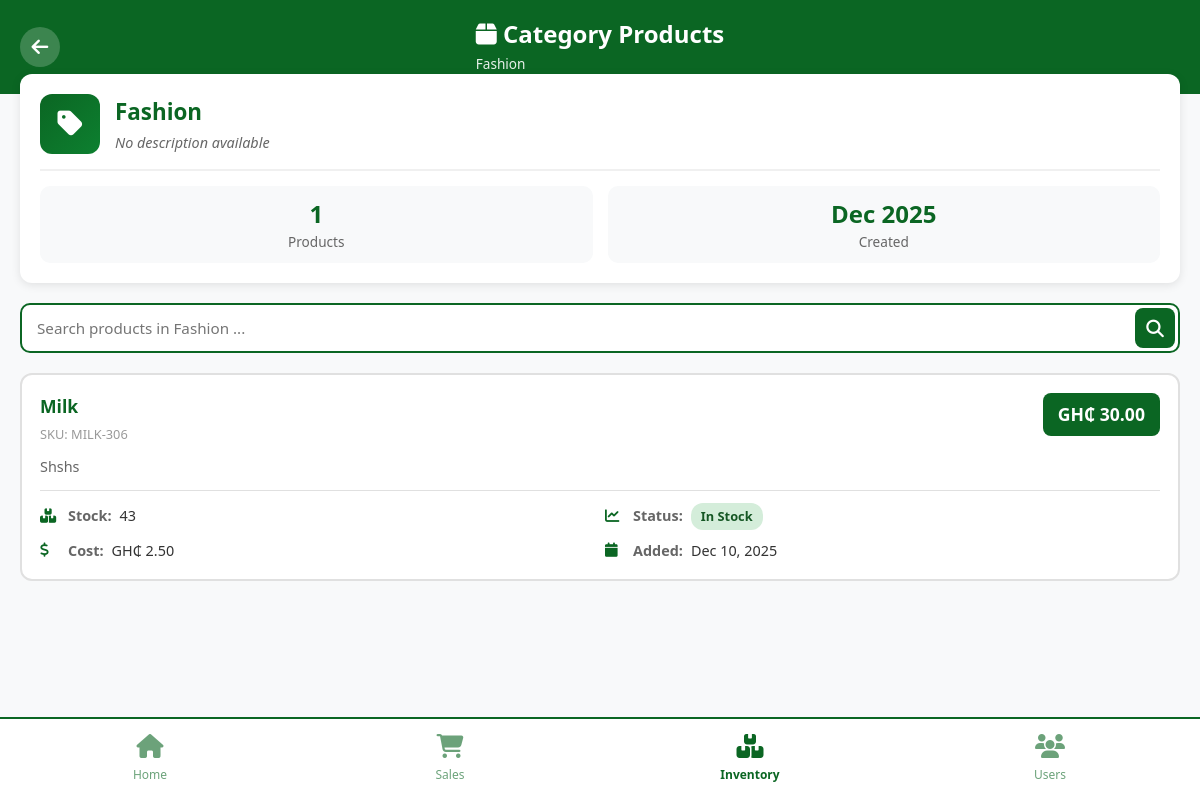
Page /categories/1/products/ on the committed database.
### user/models.py (models this page shows, shortened)
class Category(models.Model):
    name = models.CharField(max_length=100)
    description = models.TextField(blank=True)
    created_at = models.DateTimeField(auto_now_add=True)
    class Meta:
        db_table = 'category'
        verbose_name_plural = 'Categories'

class Product(models.Model):
    name = models.CharField(max_length=200)
    category = models.ForeignKey(Category, on_delete=models.PROTECT)
    description = models.TextField(blank=True)
    price = models.DecimalField(max_digits=10, decimal_places=2)
    cost_price = models.DecimalField(max_digits=10, decimal_places=2, null=True, blank=True)
    stock = models.IntegerField(default=0)
    min_stock = models.IntegerField(default=10)
    sku = models.CharField(max_length=50, blank=True)
    created_at = models.DateTimeField(auto_now_add=True)
    stock_level = models.CharField(max_length=50, blank=True, choices=[
        ('In Stock', 'In Stock'),
        ('Low Stock', 'Low Stock'),
        ('Out of Stock', 'Out of Stock'),
    ], default='In Stock')
    class Meta:
        db_table = 'product'

### user/views.py (the view)
# urls.py: path('categories/<int:category_id>/products/', views.view_category_products, name='view_category_products'),
def view_category_products(request, category_id):
    category = get_object_or_404(Category, id=category_id)
    products = Product.objects.filter(category=category).order_by('-created_at')
    search_query = request.GET.get('search', '')
    if search_query:
        products = products.filter(
            Q(name__icontains=search_query) |
            Q(description__icontains=search_query) |
            Q(sku__icontains=search_query)
        )
    context = {
        'category': category,
        'products': products,
        'product_count': products.count(),
        'search_query': search_query,
    }
    return render(request, 'category/category_products.html', context)

### templates/category/category_products.html (shortened to what this page needs)
{% load static %}
<!DOCTYPE html>
<html lang="en">
<head>
    <link href="https://cdn.jsdelivr.net/npm/bootstrap@5.3.0/dist/css/bootstrap.min.css" rel="stylesheet">
    <link rel="stylesheet" href="https://cdnjs.cloudflare.com/ajax/libs/font-awesome/6.4.0/css/all.min.css">
</head>
<body>
    <div class="top-header">
        <div class="header-content">
            <button class="back-btn" onclick="window.location.href='{% url 'category' %}'">
                <i class="fas fa-arrow-left"></i>
            </button>
            <div class="header-title">
                <h2><i class="fas fa-box"></i> Category Products</h2>
                <div class="header-subtitle">{{ category.name }}</div>
            </div>
        </div>
    </div>
<div class="category-info-section">
    <div class="category-info-header">
        <div class="category-icon-large">
            <i class="fas fa-tag"></i>
        </div>
        <div class="category-details">
            <div class="category-name-large">{{ category.name }}</div>
            {% if category.description %}
                <div class="category-desc">{{ category.description }}</div>
            {% else %}
                <div class="category-desc" style="font-style: italic;">No description available</div>
            {% endif %}
        </div>
    </div>
    <div class="stats-row">
        <div class="stat-box">
            <div class="stat-number">{{ product_count }}</div>
            <div class="stat-label">Products</div>
        </div>
        <div class="stat-box">
            <div class="stat-number">{{ category.created_at|date:"M Y" }}</div>
            <div class="stat-label">Created</div>
        </div>
    </div>
</div>
<div class="search-section">
    <form method="GET" action="{% url 'view_category_products' category.id %}">
        <div class="search-box">
            <input type="text" name="search" placeholder="Search products in {{ category.name }}..."
                   value="{{ search_query }}">
            <button type="submit">
                <i class="fas fa-search"></i>
            </button>
        </div>
    </form>
</div>
<div class="products-section">
    {% if products %}
        {% for product in products %}
        <div class="product-card">
            <div class="product-header">
                <div class="product-info">
                    <div class="product-name">{{ product.name }}</div>
                    {% if product.sku %}
                        <div class="product-sku">SKU: {{ product.sku }}</div>
                    {% endif %}
                </div>
                <div class="product-price">
                    GH₵ {{ product.price }}
                </div>
            </div>
            {% if product.description %}
            <div style="color: #666; font-size: 0.9rem; margin-bottom: 10px;">
                {{ product.description|truncatewords:15 }}
            </div>
            {% endif %}
            <div class="product-details">
                <div class="detail-item">
                    <i class="fas fa-boxes"></i>
                    <span class="detail-label">Stock:</span>
                    <span class="detail-value">{{ product.stock }}</span>
                </div>
                <div class="detail-item">
                    <i class="fas fa-chart-line"></i>
                    <span class="detail-label">Status:</span>
                    <span class="stock-badge
                        {% if product.stock_level == 'In Stock' %}stock-in
                        {% elif product.stock_level == 'Low Stock' %}stock-low
                        {% else %}stock-out{% endif %}">
                        {{ product.stock_level }}
                    </span>
                </div>
                {% if product.cost_price %}
                <div class="detail-item">
                    <i class="fas fa-dollar-sign"></i>
                    <span class="detail-label">Cost:</span>
                    <span class="detail-value">GH₵ {{ product.cost_price }}</span>
                </div>
                {% endif %}
                <div class="detail-item">
                    <i class="fas fa-calendar"></i>
                    <span class="detail-label">Added:</span>
                    <span class="detail-value">{{ product.created_at|date:"M d, Y" }}</span>
                </div>
            </div>
        </div>
        {% endfor %}
    {% endif %}
</div>
<div class="bottom-nav">
    <a href="{% url 'dashboard' %}" class="nav-item">
        <i class="fas fa-home"></i>
        <span>Home</span>
    </a>
    <a href="{% url 'sales' %}" class="nav-item">
        <i class="fas fa-shopping-cart"></i>
        <span>Sales</span>
    </a>
    <a href="{% url 'inventory' %}" class="nav-item active">
        <i class="fas fa-boxes"></i>
        <span>Inventory</span>
    </a>
    <a href="{% url 'users' %}" class="nav-item">
        <i class="fas fa-users"></i>
        <span>Users</span>
    </a>
</div>

### templates/category/category_products.html (style rules this page uses)
:root { --primary-color: #0B6623; --light-green: #0D8030; }
body { background-color: #f8f9fa; font-family: 'Segoe UI', Tahoma, Geneva, Verdana, sans-serif; margin: 0; padding: 0; }
.top-header { background: var(--primary-color); padding: 20px; color: white; }
.header-content { display: flex; justify-content: space-between; align-items: center; }
.header-title h2 { margin: 0; font-size: 1.5rem; font-weight: 600; }
.header-subtitle { font-size: 0.85rem; opacity: 0.9; margin-top: 5px; }
.back-btn { background: rgba(255, 255, 255, 0.2); border: none; width: 40px; height: 40px; border-radius: 50%; color: white; font-size: 1.2rem; cursor: pointer; transition: all 0.3s; }
.category-info-section { background: white; margin: -20px 20px 20px 20px; border-radius: 12px; padding: 20px; box-shadow: 0 2px 10px rgba(0,0,0,0.1); }
.category-info-header { display: flex; align-items: center; gap: 15px; margin-bottom: 15px; }
.category-icon-large { width: 60px; height: 60px; background: linear-gradient(135deg, var(--primary-color), var(--light-green)); border-radius: 12px; display: flex; align-items: center; justify-content: center; color: white; font-size: 1.8rem; }
.category-details { flex: 1; }
.category-name-large { color: var(--primary-color); font-size: 1.4rem; font-weight: 700; margin-bottom: 5px; }
.category-desc { color: #666; font-size: 0.9rem; line-height: 1.4; }
.stats-row { display: flex; gap: 15px; margin-top: 15px; padding-top: 15px; border-top: 2px solid #f0f0f0; }
.stat-box { flex: 1; text-align: center; padding: 10px; background: #f8f9fa; border-radius: 10px; }
.stat-number { color: var(--primary-color); font-size: 1.5rem; font-weight: bold; }
.stat-label { color: #666; font-size: 0.85rem; }
.search-section { padding: 0 20px 20px 20px; }
.search-box { position: relative; }
.search-box input { width: 100%; padding: 12px 45px 12px 15px; border: 2px solid var(--primary-color); border-radius: 10px; font-size: 0.95rem; }
.search-box button { position: absolute; right: 5px; top: 50%; transform: translateY(-50%); background: var(--primary-color); border: none; width: 40px; height: 40px; border-radius: 8px; color: white; font-size: 1.1rem; cursor: pointer; transition: all 0.3s; }
.products-section { padding: 0 20px 100px 20px; }
.product-card { background: white; border: 2px solid #e0e0e0; border-radius: 12px; padding: 18px; margin-bottom: 12px; transition: all 0.3s; }
.product-header { display: flex; justify-content: space-between; align-items: start; margin-bottom: 12px; }
.product-info { flex: 1; }
.product-name { color: var(--primary-color); font-weight: 600; font-size: 1.1rem; margin-bottom: 5px; }
.product-sku { color: #999; font-size: 0.8rem; }
.product-price { background: var(--primary-color); color: white; padding: 8px 15px; border-radius: 8px; font-size: 1.1rem; font-weight: 700; }
.product-details { display: grid; grid-template-columns: repeat(2, 1fr); gap: 10px; margin-top: 12px; padding-top: 12px; border-top: 1px solid #e0e0e0; }
.detail-item { display: flex; align-items: center; gap: 8px; font-size: 0.9rem; }
.detail-item i { color: var(--primary-color); width: 20px; }
.detail-label { color: #666; font-weight: 600; }
.detail-value { color: #333; }
.stock-badge { display: inline-block; padding: 4px 10px; border-radius: 12px; font-size: 0.8rem; font-weight: 600; }
.stock-in { background: #d4edda; color: #155724; }
.bottom-nav { position: fixed; bottom: 0; width: 100%; background: white; border-top: 2px solid var(--primary-color); display: flex; justify-content: space-around; padding: 10px 0; z-index: 1000; }
.nav-item { text-align: center; color: var(--primary-color); text-decoration: none; flex: 1; padding: 5px; opacity: 0.6; transition: all 0.3s; }
.nav-item.active { opacity: 1; font-weight: 600; }
.nav-item i { font-size: 1.5rem; display: block; margin-bottom: 3px; }
.nav-item span { font-size: 0.75rem; }
@media (min-width: 768px) { .products-section, .search-section { max-width: 1200px; margin-left: auto; margin-right: auto; } }

### rows in the picture
Category: name "Fashion", created_at "Dec 2025", search "Search products in Fashion ..."
Product: name "Milk", sku "MILK-306", price "30.00", description "Shshs", stock "43", stock_level "In Stock", cost_price "2.50", created_at "Dec 10, 2025"

### other values in the picture
{{ product_count }} "1"
